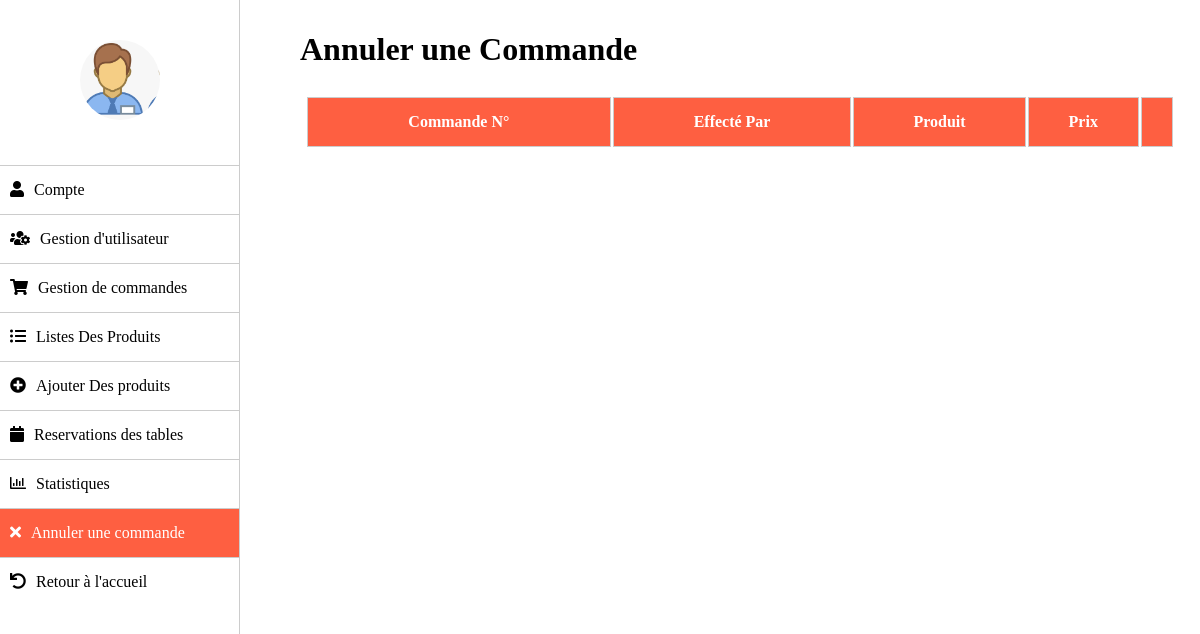
The app's page /admin.php?tab=annulercommande, older data.
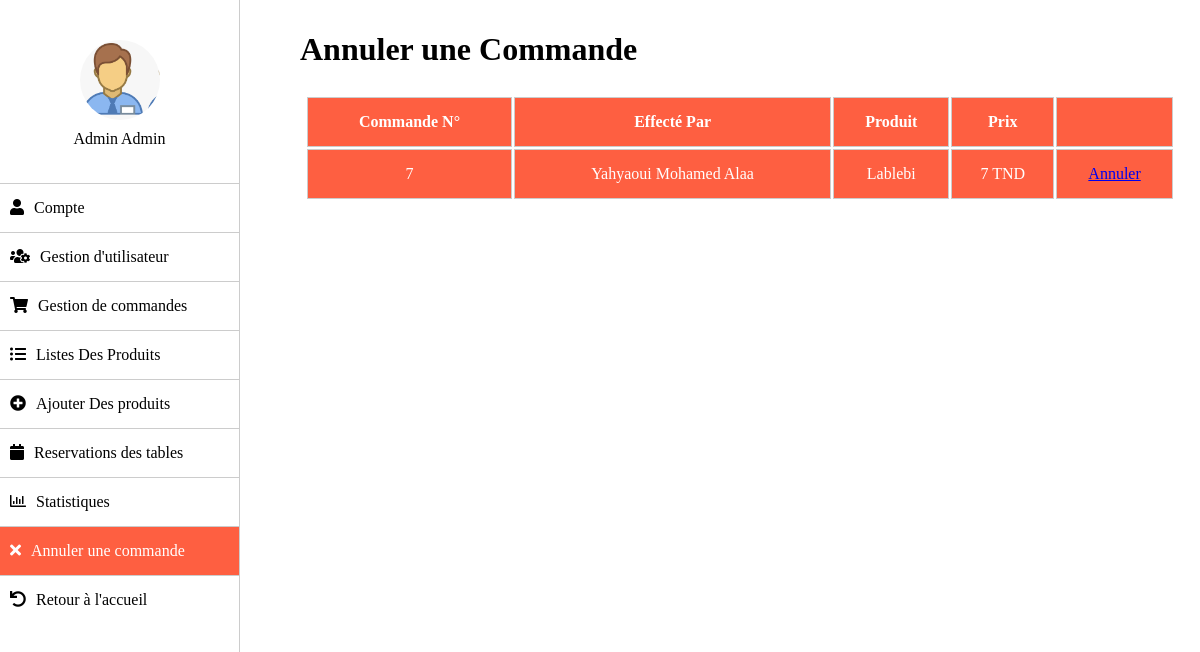
The same page, newer data.
### tables this page shows
CREATE TABLE `users` (
  `id` int(11) NOT NULL,
  `nom` varchar(20) NOT NULL,
  `prenom` varchar(20) NOT NULL,
  `email` varchar(50) NOT NULL,
  `mdp` varchar(50) NOT NULL,
  `tel` varchar(8) NOT NULL,
  `profile_image` varchar(100) NOT NULL,
  `priority` int(11) NOT NULL
);

CREATE TABLE `ventes` (
  `id_vente` int(11) NOT NULL,
  `id_user` int(11) NOT NULL,
  `id_produit` int(11) NOT NULL
);

CREATE TABLE `food` (
  `food_id` int(11) NOT NULL,
  `food_name` varchar(20) NOT NULL,
  `food_price` int(11) NOT NULL,
  `food_description` varchar(200) NOT NULL,
  `food_img` varchar(200) NOT NULL
);

### admin.php (the view, shortened to what this page needs)
<?php
include "connect.php";
$req = mysqli_query($conn, "SELECT nom, prenom FROM users WHERE priority = 1");
$res = mysqli_fetch_row($req);
?>
<!DOCTYPE html>
<html lang="en">
<head>
	<link rel="stylesheet" href="css/style.css">
</head>
<body>
	<div class="account-wrap">
		<div class="account-sidebar">
			<div class="account-info">
				<div class="account-profile-img" style="background-image: url(img/users/admin.png)"></div>
				<span><?php echo ucfirst($res[0]." ".$res[1]) ?></span>
			</div>
			<ul>
				<li
					<?php if(!isset($_GET["tab"]) || $_GET["tab"] === "compte") echo "class='active'" ?>>
					<i class="fas fa-user"></i><a href="?tab=compte">Compte</a>
				</li>
				<li
					<?php if(isset($_GET["tab"]) && $_GET["tab"] === "utilisateur") echo "class='active'" ?>>
					<i class="fas fa-users-cog"></i><a href="?tab=utilisateur">Gestion d'utilisateur</a>
				</li>
				<li
					<?php if(isset($_GET["tab"]) && $_GET["tab"] === "commande") echo "class='active'" ?>>
					<i class="fas fa-shopping-cart"></i><a href="?tab=commande">Gestion de commandes</a>
				</li>
				<li
					<?php if(isset($_GET["tab"]) && $_GET["tab"] === "produit") echo "class='active'" ?>>
					<i class="fas fa-list-ul"></i><a href="?tab=produit">Listes Des Produits</a>
				</li>
				<li
					<?php if(isset($_GET["tab"]) && $_GET["tab"] === "ajout") echo "class='active'" ?>>
					<i class="fas fa-plus-circle"></i><a href="?tab=ajout">Ajouter Des produits</a>
				</li>
				<li
					<?php if(isset($_GET["tab"]) && $_GET["tab"] === "reservetable") echo "class='active'" ?>>
					<i class="fas fa-calendar"></i><a href="?tab=reservetable">Reservations des tables</a>
				</li>
				<li
					<?php if(isset($_GET["tab"]) && $_GET["tab"] === "statistiques") echo "class='active'" ?>>
					<i class="far fa-chart-bar"></i><a href="?tab=statistiques">Statistiques</a>
				</li>
				<li
					<?php if(isset($_GET["tab"]) && $_GET["tab"] === "annulercommande") echo "class='active'" ?>>
					<i class="fas fa-times"></i><a href="?tab=annulercommande">Annuler une commande</a>
				</li>
				<li>
					<i class="fas fa-undo"></i><a href="index.php">Retour à l'accueil</a>
				</li>
			</ul>
		</div>
		<div class="account-content">
			<?php
				if(!isset($_GET["tab"]) || $_GET["tab"] === "compte")
				{
					?>
					<form class="account-form" method="POST" action="<?php echo $_SERVER["PHP_SELF"] ?>" enctype="multipart/form-data">
					<?php
						if($_SERVER["REQUEST_METHOD"] === "POST")
						{
							$email = $_POST["email"];
							$oldpwd = $_POST["oldpassword"];
							$newpwd = $_POST["newpassword"];
							if($newpwd == "")
							{
								$newpwd = $oldpwd;
							}
							$req = mysqli_query($conn,"UPDATE users SET email = '$email', mdp = '$newpwd' WHERE priority = 1");
						}
					?>
					<h1>Compte</h1>
					<?php
						$req = mysqli_query($conn, "SELECT email, mdp FROM users WHERE priority = 1");
						$row = mysqli_fetch_row($req);
					?>
						<div class="row">
							<div class="form-group">
								<label for="email">Email</label>
								<input type="email" id="email" value="<?php echo $row[0] ?>"  placeholder="Email" name="email" autocomplete="off">
							</div>
						</div>
						<div class="row">
							<div class="form-group">
								<label for="mdp">Ancien Mot de passe</label>
								<input type="password" id="mdp" value="<?php echo $row[1] ?>" placeholder="Mot de passe" name="oldpassword" autocomplete="off">
							</div>
							<div class="form-group">
								<label for="mdp,">Nouveau mot de passe</label>
								<input type="password" id="mdpn" value=""  placeholder="Mot de passe" name="newpassword" autocomplete="off">
							</div>
						</div>
						<input type="submit" value="Enregistrer">
					</form>
					<?php
				}
				else if($_GET["tab"] === "annulercommande")
				{
					echo "<h1>Annuler une Commande</h1>";
					$req = mysqli_query($conn, "SELECT * FROM ventes");
					echo "
					<table>
						<thead>
							<th>Commande N°</th>
							<th>Effecté Par</th>
							<th>Produit</th>
							<th>Prix</th>
							<th></th>
						</thead>
					";
					while($tab = mysqli_fetch_array($req))
					{
						$req1 = mysqli_query($conn, "SELECT * FROM users WHERE id = $tab[1]");
						$req2 = mysqli_query($conn, "SELECT * FROM food  WHERE food_id = $tab[2]");
						while($tab1 = mysqli_fetch_array($req1))
						{
							while($tab2 = mysqli_fetch_array($req2))
							{
								echo "
								<tr>
									<td>$tab[0]</td>
									<td>$tab1[1] $tab1[2]</td>
									<td>$tab2[1]</td>
									<td>$tab2[2] TND</td>
									<td><a href='annulercommande.php?commandeid=$tab[0]'>Annuler</a></td>
								</tr>
								";
							}
						}
					}
				}
				?>
		</div>
	</div>
</body>
</html>

Row changes from the older to the newer data that the page shows:
added users: nom+prenom "Admin Admin"
added ventes: id_vente "7"
added users: nom "Yahyaoui", prenom "Mohamed Alaa"
added food: food_name "Lablebi", food_price "7"
